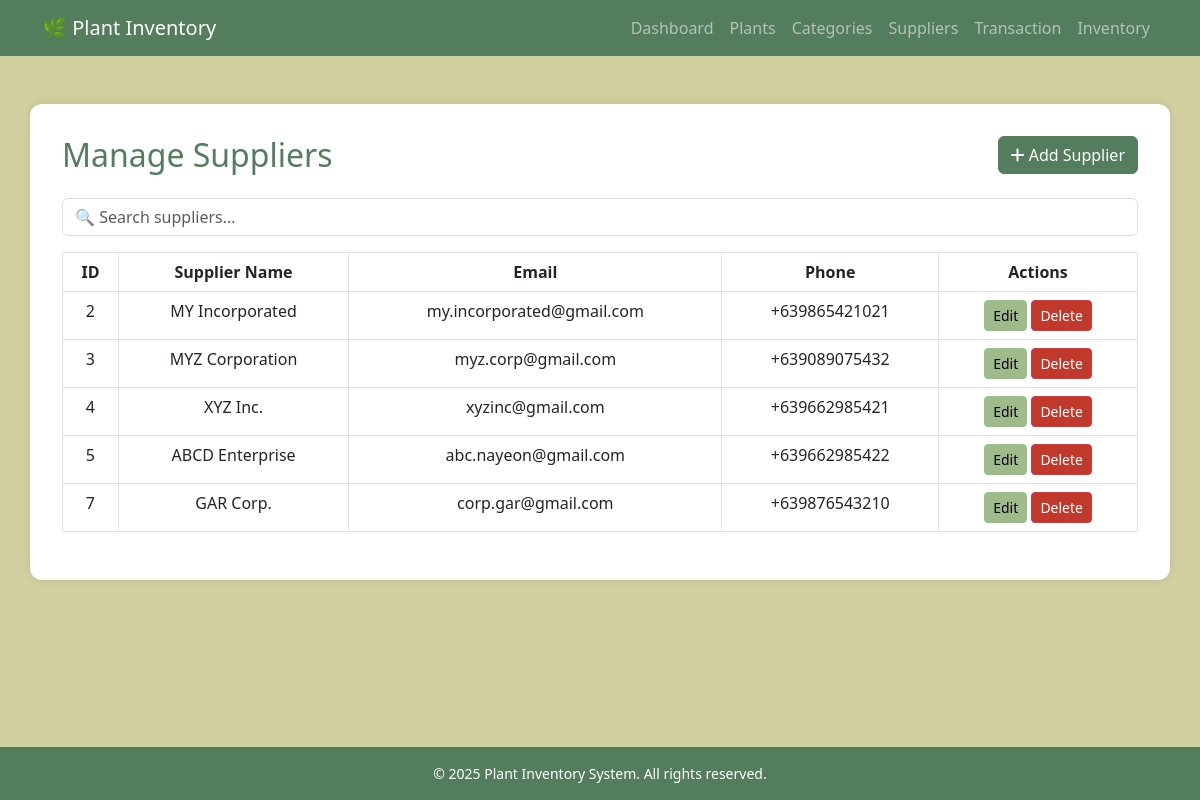
/manage_suppliers.php (signed in), run on the app's committed database.
### tables this page shows
CREATE TABLE `suppliers` (
  `SupplierID` int(11) NOT NULL,
  `Name` varchar(255) NOT NULL,
  `ContactEmail` varchar(255) NOT NULL,
  `PhoneNumber` varchar(15) NOT NULL
);

### manage_suppliers.php (the view, shortened to what this page needs)
<?php
include 'navbar.php';
include 'auth.php';
$result = $conn->query("SELECT * FROM suppliers");
?>
<!DOCTYPE html>
<html lang="en">
<head>
    <link href="https://cdn.jsdelivr.net/npm/bootstrap@5.3.0/dist/css/bootstrap.min.css" rel="stylesheet">
    <link rel="stylesheet" href="https://cdnjs.cloudflare.com/ajax/libs/font-awesome/6.5.0/css/all.min.css">
</head>
<body>
<main>
    <div class="container main">
        <div class="d-flex justify-content-between align-items-center mb-4">
            <h2 class="m-0">Manage Suppliers</h2>
            <a href="add_supplier.php" class="btn btn-success"><i class="fa-solid fa-plus"></i> Add Supplier</a>
        </div>
        <div class="mb-3">
            <input type="text" id="searchSuppliers" class="form-control" placeholder="🔍 Search suppliers...">
        </div>
        <div class="table-responsive">
            <table class="table table-bordered text-center">
                <thead>
                    <tr>
                        <th>ID</th>
                        <th>Supplier Name</th>
                        <th>Email</th>
                        <th>Phone</th>
                        <th>Actions</th>
                    </tr>
                </thead>
                <tbody>
                    <?php while ($row = $result->fetch_assoc()): ?>
                    <tr>
                        <td><?= htmlspecialchars($row['SupplierID']) ?></td>
                        <td><?= htmlspecialchars($row['Name']) ?></td>
                        <td><?= htmlspecialchars($row['ContactEmail']) ?></td>
                        <td><?= htmlspecialchars($row['PhoneNumber']) ?></td>
                        <td>
                            <a href="edit_supplier.php?id=<?= $row['SupplierID'] ?>" class="btn btn-sm btn-warning">Edit</a>
                            <button class="btn btn-sm btn-danger" onclick="confirmDelete(<?= $row['SupplierID'] ?>)">Delete</button>
                        </td>
                    </tr>
                    <?php endwhile; ?>
                </tbody>
            </table>
        </div>
    </div>
</main>
<?php include 'footer.php'; ?>
</body>
</html>

### manage_suppliers.php (style rules this page uses)
body { background-color: #D2D0A0; font-family: 'Segoe UI', sans-serif; display: flex; flex-direction: column; height: 100%; }
main { flex: 1; }
h2 { color: #537D5D; }
.btn-success { background-color: #537D5D; border-color: #537D5D; }
.btn-warning { background-color: #9EBC8A; border-color: #9EBC8A; color: black; }
.btn-danger { background-color: #C0392B; }
.container.main { background-color: white; padding: 2rem; margin-top: 3rem; border-radius: 12px; box-shadow: 0 0 10px rgba(0,0,0,0.1); }
.table thead { background-color: #73946B; color: white; }

### data on the page
suppliers: SupplierID "2", Name "MY Incorporated", ContactEmail "my.incorporated@gmail.com", PhoneNumber "+639865421021"
suppliers: SupplierID "3", Name "MYZ Corporation", ContactEmail "myz.corp@gmail.com", PhoneNumber "+639089075432"
suppliers: SupplierID "4", Name "XYZ Inc.", ContactEmail "xyzinc@gmail.com", PhoneNumber "+639662985421"
suppliers: SupplierID "5", Name "ABCD Enterprise", ContactEmail "abc.nayeon@gmail.com", PhoneNumber "+639662985422"
suppliers: SupplierID "7", Name "GAR Corp.", ContactEmail "corp.gar@gmail.com", PhoneNumber "+639876543210"
